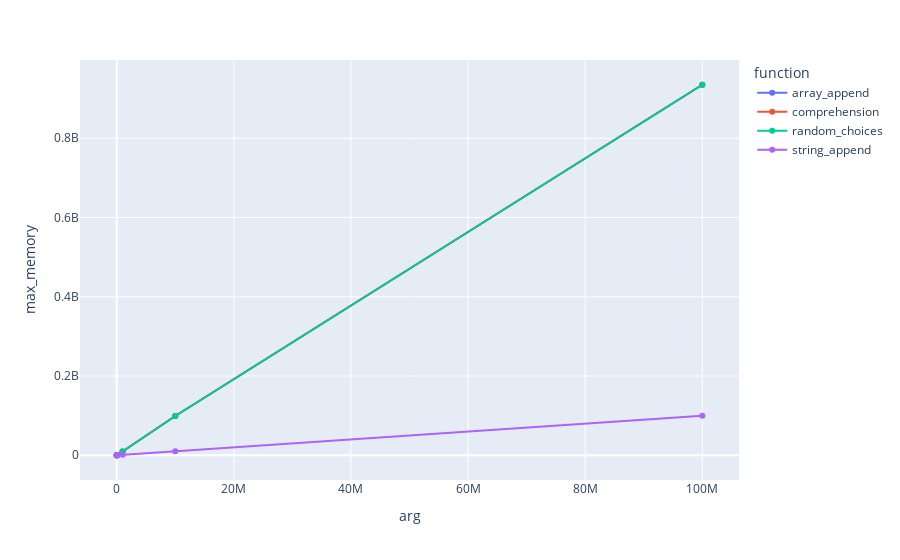

The notebook cell this image was saved under:
### Code cell
fig2_mem = px.line(agg_df[(agg_df['goal'] == 'stringCreateCosts') & (agg_df['function'] != 'read_file')], x="arg", y="max_memory", color='function')
for i in range(len(fig2_mem.data)):
    fig2_mem.data[i].update(mode='markers+lines')
fig2_mem.show()

### Figure 1 — Plotly figure (JSON) as saved in the notebook; plotly's stock layout.template omitted (floating-point values rounded to 4 significant figures)
{"data": [{"hovertemplate": "function=array_append<br>arg=%{x}<br>max_memory=%{y}<extra></extra>", "legendgroup": "array_append", "line": {"color": "#636efa", "dash": "solid"}, "marker": {"symbol": "circle"}, "mode": "markers+lines", "name": "array_append", "orientation": "v", "showlegend": true, "type": "scatter", "x": [100, 1000, 10000, 100000, 1000000, 10000000, 100000000], "xaxis": "x", "y": [2505, 9979, 95197, 901005, 9448749, 99095181, 935128621], "yaxis": "y"}, {"hovertemplate": "function=comprehension<br>arg=%{x}<br>max_memory=%{y}<extra></extra>", "legendgroup": "comprehension", "line": {"color": "#EF553B", "dash": "solid"}, "marker": {"symbol": "circle"}, "mode": "markers+lines", "name": "comprehension", "orientation": "v", "showlegend": true, "type": "scatter", "x": [100, 1000, 10000, 100000, 1000000, 10000000, 100000000], "xaxis": "x", "y": [2095, 10197, 95273, 901081, 9448825, 99095257, 935128697], "yaxis": "y"}, {"hovertemplate": "function=random_choices<br>arg=%{x}<br>max_memory=%{y}<extra></extra>", "legendgroup": "random_choices", "line": {"color": "#00cc96", "dash": "solid"}, "marker": {"symbol": "circle"}, "mode": "markers+lines", "name": "random_choices", "orientation": "v", "showlegend": true, "type": "scatter", "x": [100, 1000, 10000, 100000, 1000000, 10000000, 100000000], "xaxis": "x", "y": [3071, 9849, 95169, 900977, 9448721, 99095153, 935128593], "yaxis": "y"}, {"hovertemplate": "function=string_append<br>arg=%{x}<br>max_memory=%{y}<extra></extra>", "legendgroup": "string_append", "line": {"color": "#ab63fa", "dash": "solid"}, "marker": {"symbol": "circle"}, "mode": "markers+lines", "name": "string_append", "orientation": "v", "showlegend": true, "type": "scatter", "x": [100, 1000, 10000, 100000, 1000000, 10000000, 100000000], "xaxis": "x", "y": [859, 1339, 10339, 100339, 1000339, 10000339, 100000339], "yaxis": "y"}], "layout": {"legend": {"title": {"text": "function"}, "tracegroupgap": 0}, "margin": {"t": 60}, "xaxis": {"anchor": "y", "domain": [0, 1], "title": {"text": "arg"}}, "yaxis": {"anchor": "x", "domain": [0, 1], "title": {"text": "max_memory"}}}}
